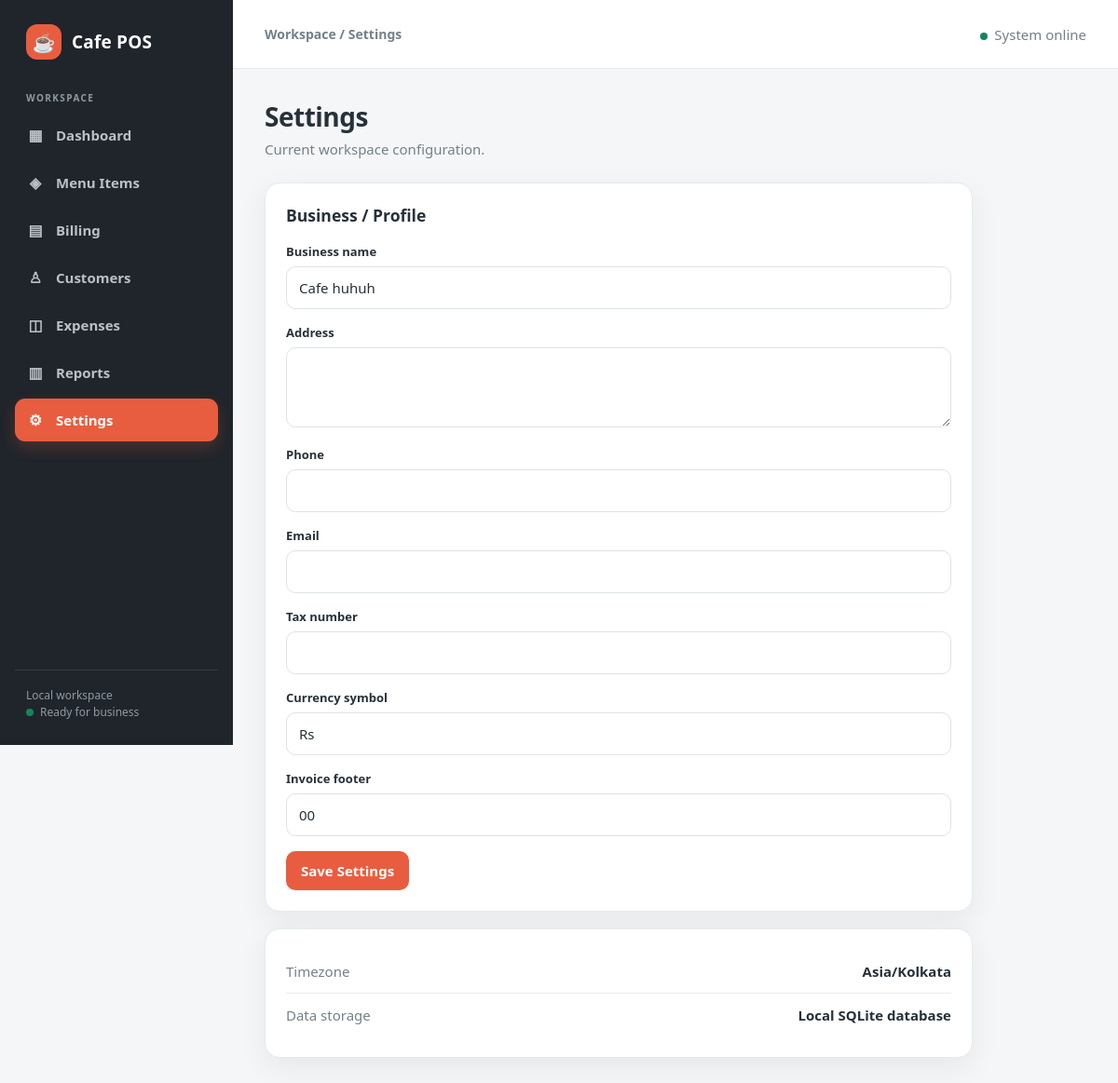
/settings/, run on the app's committed database.
### pos/models.py (models this page shows, shortened)
class BusinessSettings(models.Model):
    business_name = models.CharField(max_length=160, default="Cafe POS")
    address = models.TextField(blank=True)
    phone = models.CharField(max_length=30, blank=True)
    email = models.EmailField(blank=True)
    tax_number = models.CharField(max_length=80, blank=True)
    currency_symbol = models.CharField(max_length=5, default="₹")
    invoice_footer = models.CharField(max_length=255, default="Thank you for visiting!")
    updated_at = models.DateTimeField(auto_now=True)
    @classmethod
    def current(cls):
        settings, _ = cls.objects.get_or_create(pk=1)
        return settings

### pos/views.py (the view)
# urls.py: path("settings/", views.settings_page, name="settings"),
def settings_page(request):
    settings = BusinessSettings.current()
    form = BusinessSettingsForm(request.POST or None, instance=settings)
    if request.method == "POST" and form.is_valid():
        form.save()
        messages.success(request, "Business settings saved successfully.")
        return redirect("settings")
    return render(request, "pos/settings.html", {"form": form, "business_settings": settings})

### pos/forms.py
class BusinessSettingsForm(forms.ModelForm):
    class Meta:
        model = BusinessSettings
        fields = ["business_name", "address", "phone", "email", "tax_number", "currency_symbol", "invoice_footer"]
        widgets = {"address": forms.Textarea(attrs={"rows": 3})}

### templates/pos/settings.html (shortened to what this page needs)
{% extends "base.html" %}
{% block eyebrow %}Workspace / Settings{% endblock %}
{% block content %}
<div class="page-head"><div><h1>Settings</h1><p>Current workspace configuration.</p></div></div>
<div class="card" style="max-width:760px"><h3>Business / Profile</h3><form method="post">{% csrf_token %}{% for field in form %}<div class="field"><label class="field-label" for="{{ field.id_for_label }}">{{ field.label }}</label>{{ field }}{% for error in field.errors %}<small class="negative">{{ error }}</small>{% endfor %}</div>{% endfor %}<button class="btn btn-primary" type="submit">Save Settings</button></form></div>
<div class="card" style="max-width:760px"><div class="row"><span class="muted">Timezone</span><b>Asia/Kolkata</b></div><div class="row"><span class="muted">Data storage</span><b>Local SQLite database</b></div></div>
{% endblock %}

### templates/base.html (style rules this page uses)
:root { --coral:#e85d3f;--coral-dark:#c9442b;--charcoal:#20252b;--ink:#26313a;--muted:#74808a;--surface:#fff;--bg:#f5f6f7;--line:#e7eaed;--success:#16855b;--danger:#c63d3d;--shadow:0 10px 30px rgba(32,37,43,.07);--radius:16px }
* { box-sizing:border-box }
html { background:var(--bg) }
body { margin:0;font-family:"DM Sans","Segoe UI",sans-serif;background:var(--bg);color:var(--ink);font-size:15px }
.page-head { display:flex;justify-content:space-between;align-items:flex-start;gap:18px;margin-bottom:26px }
.page-head h1 { font-size:28px;margin:0 0 6px;letter-spacing:-.5px }
.page-head p { margin:0;color:var(--muted) }
.card { background:var(--surface);border:1px solid var(--line);border-radius:var(--radius);padding:22px;box-shadow:var(--shadow);margin-bottom:18px }
.card h2,.card h3 { margin-top:0 }
.btn,button { border:0;border-radius:10px;padding:11px 16px;cursor:pointer;background:var(--charcoal);color:#fff;font:inherit;font-weight:700;display:inline-flex;align-items:center;justify-content:center;gap:8px;transition:.18s ease }
.btn-primary { background:var(--coral) }
.row { display:flex;align-items:center;justify-content:space-between;gap:14px;padding:13px 0;border-bottom:1px solid var(--line) }
.row:last-child { border-bottom:0 }
.muted { color:var(--muted) }
input,select,textarea { width:100%;padding:12px 13px;border:1px solid #dfe3e6;border-radius:10px;background:#fff;color:var(--ink);font:inherit;outline:none }
.field-label { display:block;font-size:13px;font-weight:800;margin-bottom:7px }
.field { margin-bottom:16px }

### data on the page
BusinessSettings: form "Cafe huhuh" "Rs" "00"

### other printed values
{{ field.label }} "Business name" "Address" "Phone" "Email" "Tax number" "Currency symbol" "Invoice footer"
